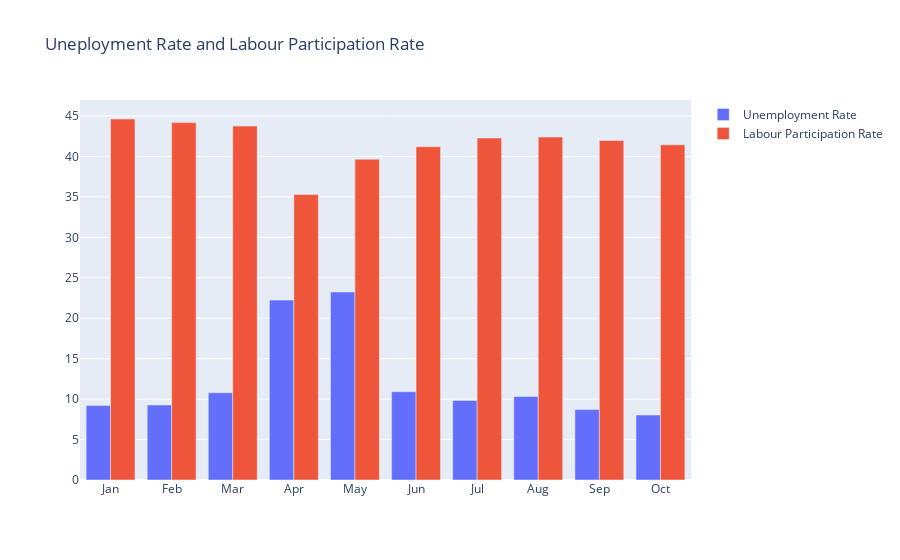

Source (notebook cell):
### Code cell
month = IND.month
unemployment_rate = IND["estimated unemployment rate"]
labour_participation_rate = IND["estimated labour participation rate"]

fig = go.Figure()

fig.add_trace(go.Bar(x = month, y = unemployment_rate, name= "Unemployment Rate"))
fig.add_trace(go.Bar(x = month, y = labour_participation_rate, name= "Labour Participation Rate"))

fig.update_layout(title="Uneployment Rate and Labour Participation Rate",
                  xaxis={"categoryorder":"array", "categoryarray":["Jan", "Feb", "Mar", "Apr", "May", "Jun", "Jul", "Aug", "Sep", "Oct"]})

fig.show()

### Figure 1 — Plotly figure (JSON) as saved in the notebook; plotly's stock layout.template omitted (floating-point values rounded to 4 significant figures)
{"data": [{"name": "Unemployment Rate", "type": "bar", "x": ["Apr", "Aug", "Feb", "Jan", "Jul", "Jun", "Mar", "May", "Oct", "Sep"], "y": [22.24, 10.31, 9.266, 9.197, 9.834, 10.91, 10.78, 23.24, 8.026, 8.706]}, {"name": "Labour Participation Rate", "type": "bar", "x": ["Apr", "Aug", "Feb", "Jan", "Jul", "Jun", "Mar", "May", "Oct", "Sep"], "y": [35.3, 42.39, 44.18, 44.63, 42.27, 41.2, 43.75, 39.65, 41.44, 41.97]}], "layout": {"title": {"text": "Uneployment Rate and Labour Participation Rate"}, "xaxis": {"categoryarray": ["Jan", "Feb", "Mar", "Apr", "May", "Jun", "Jul", "Aug", "Sep", "Oct"], "categoryorder": "array"}}}
